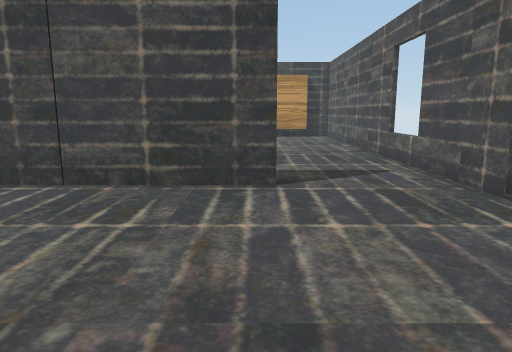
view 1 (above)

13 first-person views from a walk through a scene from a Unity 3-D project. The camera is 1.3 m above the floor, tilts 10° down and sees 70° across. Doors are open. The floor is counted in squares, 1 m on a side. Each view is taken from the middle of a square. On the plan, view 1 faces up. The plan holds only what a view shows up to about 15 squares ahead; the rest is blank. The player is left out. Some animated figures are not drawn. Some surface patterns are stand-ins.

view 2
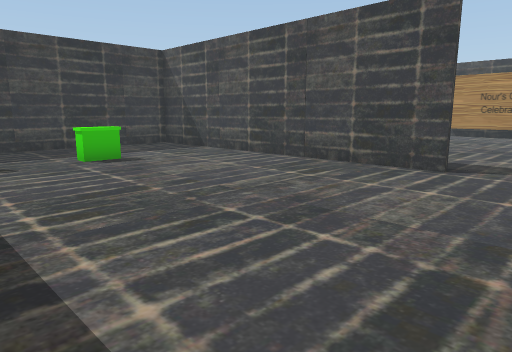

view 3
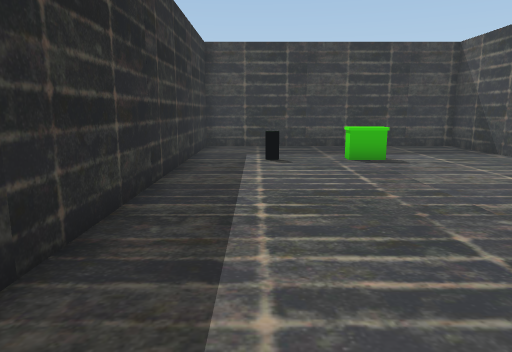

view 4
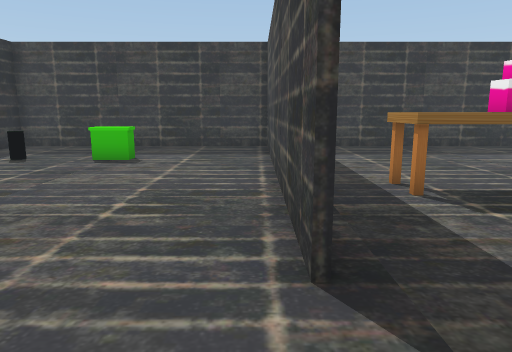

view 5
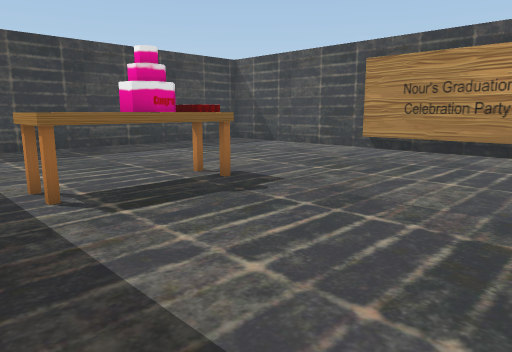

view 6
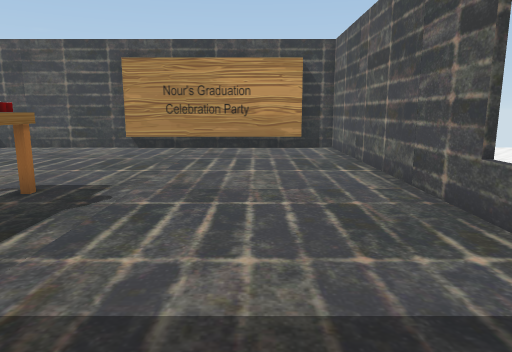

view 7
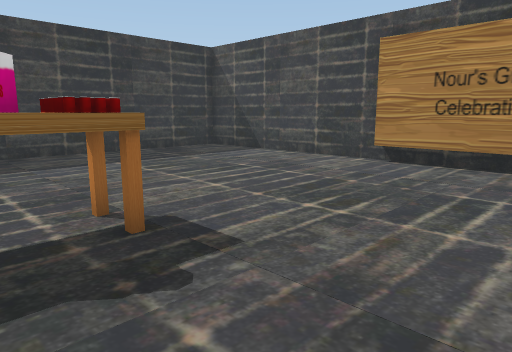

view 8
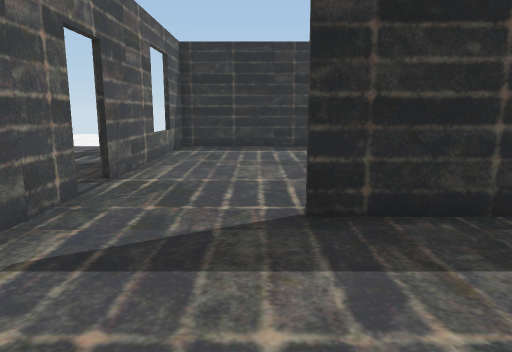

view 9
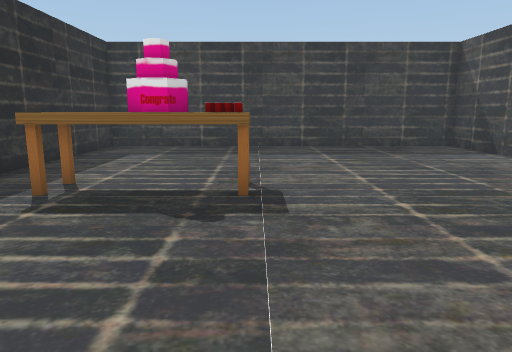

view 10
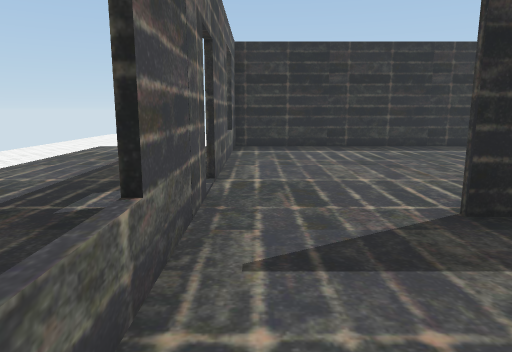

view 11
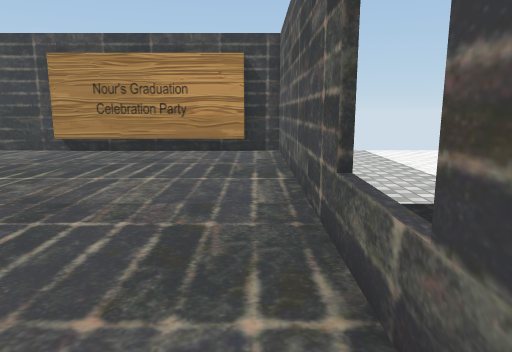

view 12
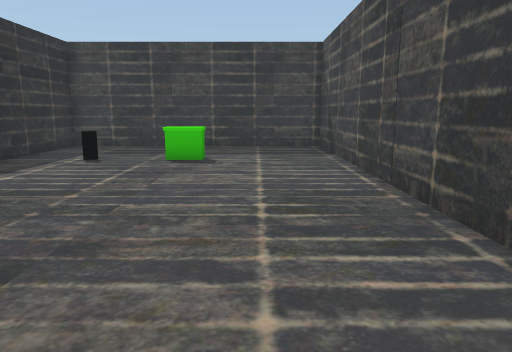

view 13
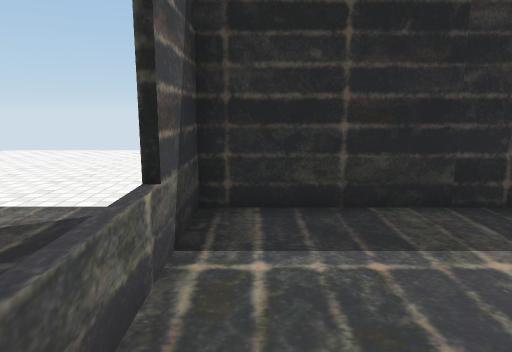

### Floor plan
Points are (right, up) in squares from view 1. A wall is a line through its corners. A room is listed if a view was taken in it or the views show most of it. See-through windows are left out.
Room 1 (views 1, 2, 3, 6, 12, 13)
walls: (0.4, 6.4) (-11, 6.4); (-10.9, 7) (-10.9, -2.9) (3.8, -2.9) (3.8, 4.3)
ways out: opening at (2, 5.3) to room 2; open door at (4, 5)
objects: other object (-7, -1) to (-7, 0); crate (-7, 2)
Room 2 (views 4, 5, 7, 8, 9, 10, 11)
walls: (-3.6, 19.4) (-10.9, 19.4) (-10.9, 7); (-2.2, 6.6) (0.4, 6.6); (-11, 6.6) (-4.6, 6.6); (3.8, 5.4) (3.8, 19.4) (2.6, 19.4)
ways out: opening at (2, 5.3) to room 1
objects: table (-4, 9) to (-3, 9); cake (-4, 10) to (-3, 11); table (-4, 12) to (-3, 12); other object (-3, 19) to (2, 19)

Where each view was taken, in squares from view 1:
view 1: 0 up, 0 right, facing up
view 2: 2 down, 3 right, facing up-left
view 3: 1 down, 3 right, facing left
view 4: 6 up, 3 right, facing left
view 5: 7 up, 3 right, facing up-left
view 6: 6 up, 1 right, facing up
view 7: 10 up, 1 right, facing up-left
view 8: 11 up, 1 right, facing down
view 9: 12 up, 3 right, facing left
view 10: 11 up, 3 right, facing down
view 11: 7 up, 3 right, facing up
view 12: 4 up, 3 right, facing left
view 13: 2 up, 3 right, facing down
